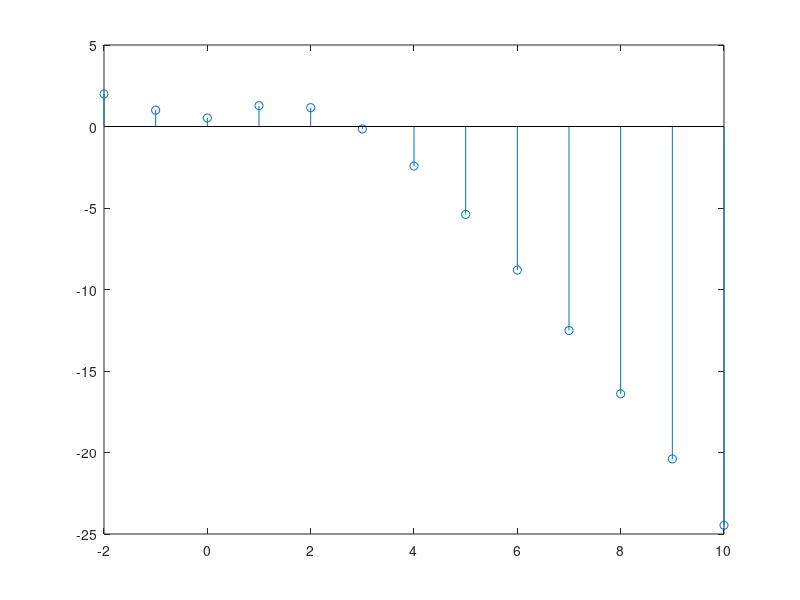

The MATLAB source for this figure:
%Exemplo 3.9 da página 248

clear all;
close all;
clc;

n = -2:10;
y = [2,1,zeros(1,length(n)-2)]; %Define um vetor y(n), onde a posição 0 do vetor é y(k-2) e a posição 1 do vetor é y(k-1)
x = n; %Função de entrada do sistema)
x(1:2)=0; %Sinal é causal, então nos dois primeiros k's, a função vale 0, porque o sinal só começa em 0


for k = 1:(length(n)-2) %Para k = 1 até n_MAX-2 faça:
    y(k+2) = y(k+1)-0.24.*y(k)+x(k+2)-2.*x(k+1); %Função do sistema dada pelo problema
end

stem(n,y); %Plotar o gráfico de y em função de n



